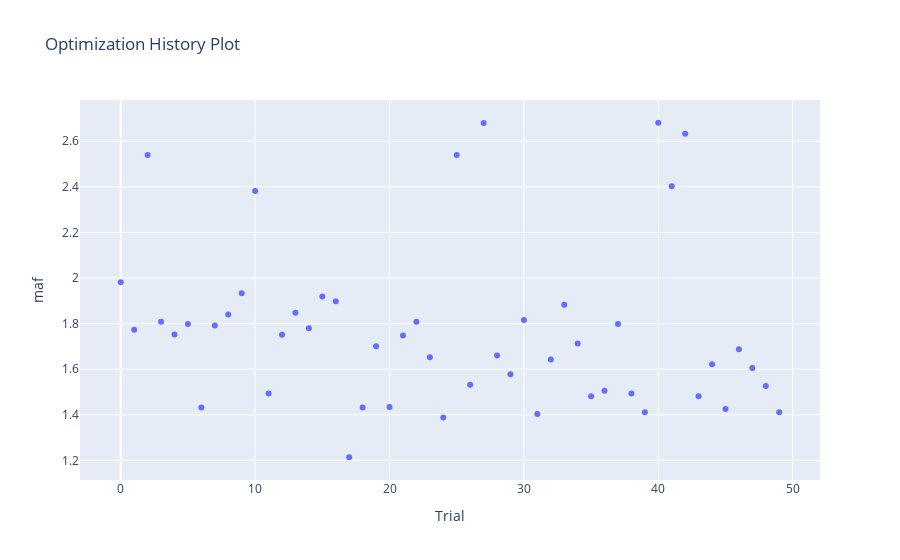

This figure's notebook cell:
### Code cell
plot_optimization_history(hypercube_study, target = lambda t: t.values[0], target_name = 'maf')

### Figure 1 — Plotly figure (JSON) as saved in the notebook; plotly's stock layout.template omitted (floating-point values rounded to 4 significant figures)
{"data": [{"mode": "markers", "name": "maf", "type": "scatter", "x": [0, 1, 2, 3, 4, 5, 6, 7, 8, 9, 10, 11, 12, 13, 14, 15, 16, 17, 18, 19, 20, 21, 22, 23, 24, 25, 26, 27, 28, 29, 30, 31, 32, 33, 34, 35, 36, 37, 38, 39, 40, 41, 42, 43, 44, 45, 46, 47, 48, 49], "y": [1.982, 1.774, 2.54, 1.808, 1.753, 1.799, 1.432, 1.792, 1.84, 1.933, 2.382, 1.493, 1.752, 1.848, 1.78, 1.919, 1.898, 1.214, 1.432, 1.701, 1.434, 1.748, 1.808, 1.652, 1.388, 2.54, 1.532, 2.68, 1.66, 1.578, 1.816, 1.404, 1.643, 1.883, 1.713, 1.482, 1.506, 1.798, 1.494, 1.411, 2.681, 2.403, 2.633, 1.482, 1.622, 1.426, 1.688, 1.606, 1.527, 1.412]}, {"marker": {"color": "#cccccc"}, "mode": "markers", "name": "Infeasible Trial", "showlegend": false, "type": "scatter", "x": [], "y": []}], "layout": {"title": {"text": "Optimization History Plot"}, "xaxis": {"title": {"text": "Trial"}}, "yaxis": {"title": {"text": "maf"}}}}
